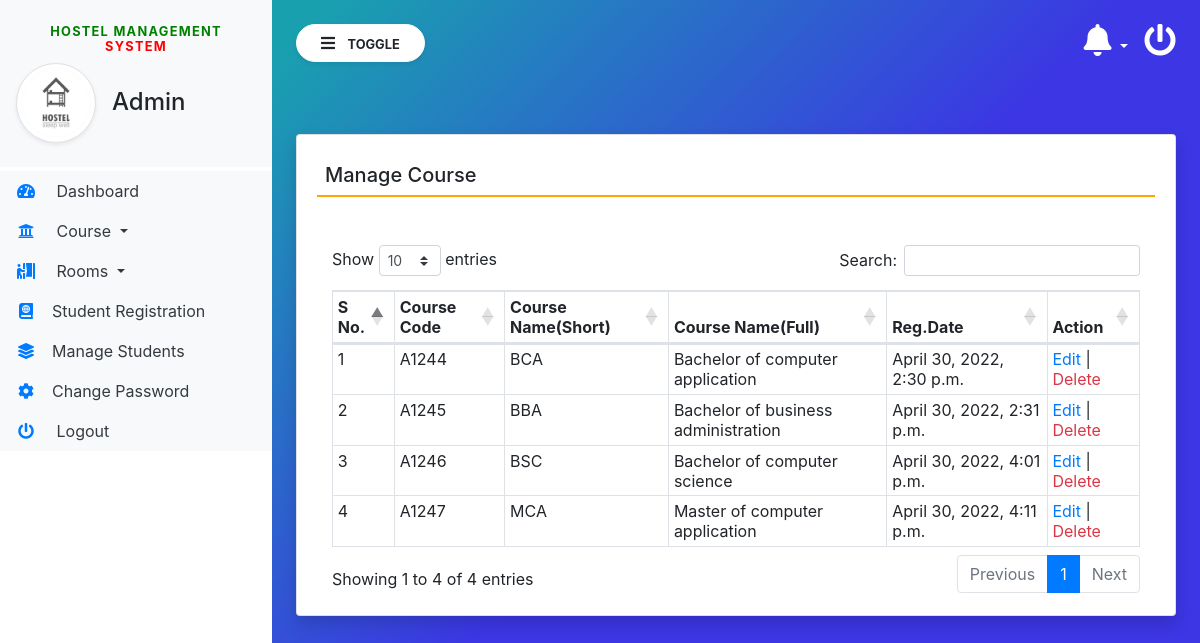
/manage_Course (signed in), run on the app's committed database.
### hostel/models.py (models this page shows, shortened)
class Courses(models.Model):
    course_code = models.CharField(max_length=255, null=True)
    course_sn = models.CharField(max_length=100, null=True)
    course_fn = models.CharField(max_length=255, null=True)
    posting_date = models.DateTimeField(auto_now_add=True)

### hostel/views.py (the view)
# urls.py: path('manage_Course', manage_Course, name='manage_Course'),
def manage_Course(request):
    if not request.user.is_authenticated:
        return redirect('admin_login')
    course = Courses.objects.all()
    return render(request, 'manage_Course.html', locals())

### hostel/templates/manage_Course.html
{% extends 'admin_base.html' %}
{% block main  %}
<div class="card shadow mt-5">
    <div class="card-body">
        <h5 class="p-2" style="border-bottom: 2px solid orange;">Manage Course</h5>
        <div class="container-fluid mt-5">
            <table class="table table-bordered table-sm" id="example">
                <thead>
                <tr>
                    <th>S No.</th>
                    <th>Course Code</th>
                    <th>Course Name(Short)</th>
                    <th>Course Name(Full)</th>
                    <th>Reg.Date</th>
                    <th>Action</th>
                </tr>
                </thead>
                <tbody>
                  {% for i in course %}
                <tr>
                    <td>{{forloop.counter}}</td>
                    <td>{{i.course_code}}</td>
                    <td>{{i.course_sn}}</td>
                    <td>{{i.course_fn}}</td>
                    <td>{{i.posting_date}}</td>
                    <td><a href="{% url 'edit_Course' i.id %}" class="text-primary">Edit</a> |
                        <a href="{% url 'delete_Course' i.id %}" class="text-danger" onclick="return confirm('Are You Sure?')">Delete</a>
                    </td>
                </tr>
                  {% endfor %}
                </tbody>
            </table>
        </div>
    </div>
</div>
{% endblock %}

### hostel/templates/admin_base.html (shortened to what this page needs)
{% load static %}
<html lang="en">
<head>
    <link rel="stylesheet" href="https://maxcdn.bootstrapcdn.com/bootstrap/4.3.1/css/bootstrap.min.css">
    <link rel="stylesheet" href="https://use.fontawesome.com/releases/v5.6.3/css/all.css"
>
    <link rel="stylesheet" href="https://cdnjs.cloudflare.com/ajax/libs/twitter-bootstrap/4.5.2/css/bootstrap.css">
    <link rel="stylesheet" href="https://cdn.datatables.net/1.11.3/css/dataTables.bootstrap4.min.css">
    <link rel="stylesheet" type="text/css" href="{% static 'css/sidebar.css' %}">
</head>
<body>
<div class="vertical-nav bg-white" id="sidebar">
    <div class="py-4 px-3 mb-1 bg-light">
        <center><h4 class="font-weight-bold text-uppercase px-3 small dashboard-text"><span style="color: green">Hostel Management</span> <span style="color: red">System</span></h4></center>
        <div class="media d-flex align-items-center">
            <img src="{% static 'images/hostel.jpg' %}" width="80" height="80"
                 class="mr-3 rounded-circle img-thumbnail shadow-sm">
            <div class="media-body">
                <h4 class="mb-0">Admin</h4>
            </div>
        </div>
    </div>
    <ul class="nav flex-column bg-white">
        <li class="nav-item">
            <a href="{% url 'admin_home' %}" class="nav-link text-dark bg-light">
                <i class="fas fa-tachometer-alt fa-fw mr-3 text-primary"></i>
                Dashboard
            </a>
        </li>
        <li class="nav-item dropdown">
            <a class="nav-link dropdown-toggle text-dark bg-light" href="#" id="navbardrop" data-toggle="dropdown">
                <i class="fas fa-university mr-3 text-primary fa-fw"></i> Course
            </a>
        </li>
        <li class="nav-item dropdown">
            <a class="nav-link dropdown-toggle text-dark bg-light" href="#" id="navbardrop" data-toggle="dropdown">
                <i class="fas fa-person-booth mr-3 text-primary fa-fw"></i> Rooms
            </a>
        </li>
        <li class="nav-item">
            <a href="{% url 'student_Registration' %}" class="nav-link text-dark bg-light">
                <i class="fas fa-atlas mr-3 text-primary fa-fw"></i>Student Registration
            </a>
        </li>
        <li class="nav-item">
            <a href="{% url 'manage_student' %}" class="nav-link text-dark bg-light">
                <i class="fas fa-layer-group mr-3 text-primary fa-fw"></i>Manage Students
            </a>
        </li>
        <li class="nav-item">
            <a href="{% url 'changePassword' %}" class="nav-link text-dark bg-light">
                <i class="fas fa-cog mr-3 text-primary fa-fw"></i>Change Password
            </a>
        </li>
        <li class="nav-item">
            <a href="/logout" class="nav-link text-dark bg-light">
                <i class="fas fa-power-off mr-3 text-primary fa-fw"></i>
                Logout
            </a>
        </li>
    </ul>
</div>
<div class="page-content p-4" id="content">
    <a href="/logout" title="logout" class="float-right text-white"><i class="fas fa-power-off fa-2x"></i></a>
    <div class="container">
        <div class="dropdown">
            <a href="" class="float-right text-white pr-3 dropdown-toggle" id="menu1" data-toggle="dropdown"><i class="fas fa-bell fa-2x"> </i>
            </a>
        </div>
    </div>
    <button id="sidebarCollapse" type="button" class="btn btn-light bg-white rounded-pill shadow-sm px-4 mb-4">
        <i class="fas fa-bars mr-2"></i>
        <small class="text-uppercase font-weight-bold">Toggle</small>
    </button>
    {% block main %}
    {% endblock %}
</div>
</body>
</html>

### hostel/static/css/sidebar.css (style rules this page uses)
body { background-image : linear-gradient(135.9deg,rgb(25, 160, 175) 16.4%,rgb(60, 54, 228) 56.1%); min-height:100vh; }
.vertical-nav { min-width : 17rem; width : 17rem; height:100vh; position:fixed; top:0; left:0; transition: all 0.4s; }
.page-content { width:calc(100% - 17rem); margin-left:17rem; transition:all 0.4s; }
.dashboard-text { letter-spacing : 0.1em; color : #aaa; }

### data on the page
Courses: course_code "A1244", course_sn "BCA", course_fn "Bachelor of computer application", posting_date "April 30, 2022, 2:30 p.m."
Courses: course_code "A1245", course_sn "BBA", course_fn "Bachelor of business administration", posting_date "April 30, 2022, 2:31 p.m."
Courses: course_code "A1246", course_sn "BSC", course_fn "Bachelor of computer science", posting_date "April 30, 2022, 4:01 p.m."
Courses: course_code "A1247", course_sn "MCA", course_fn "Master of computer application", posting_date "April 30, 2022, 4:11 p.m."
